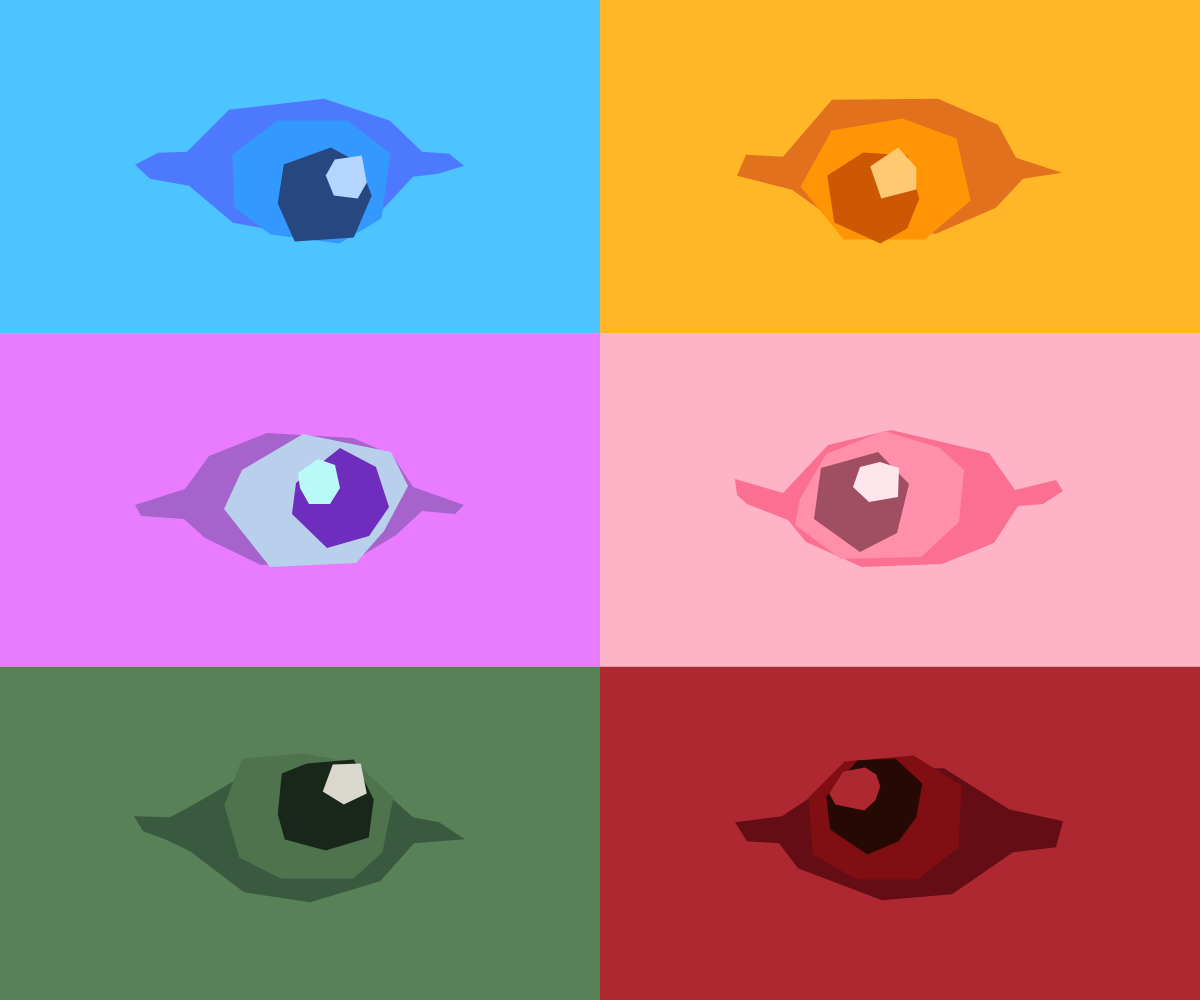
Frame 1 (no input)
Frame 60 (no input): identical to frame 1, image omitted
Frame 120 (the mouse pressed at the canvas centre since frame 60): identical to frame 1, image omitted

The p5.js sketch that drew this single still picture (run headless with seeded random() and noise() and a simulated clock; from frame 60 on, the mouse is pressed at the canvas centre):

// p5.js sketch
// ── sketch.js
let layer1 = [
	[-165, -2, -142, -14, -113, -15, -71, -57, 24, -68, 90, -46, 122, -15, 
  149, -13, 164, -1, 138, 7, 113, 10, 73, 53, 4, 69, -67, 56, -111, 19, -150, 12],
  [-163, 9, -154, -12, -117, -10, -68, -67, 38, -68, 98, -42, 116, -9, 
  162, 6, 123, 12, 96, 41, 36, 67, -52, 63, -108, 23],
  [-165, 5, -115, -11, -91, -44, -33, -67, 53, -62, 92, -45, 113, -13, 
  164, 5, 155, 14, 122, 11, 96, 35, 53, 61, -39, 65, -95, 38, -116, 19, -159, 16],
  [-165, -21, -117, -7, -72, -55, -9, -70, 89, -47, 115, -10, 156, -20, 
  163, -9, 143, 4, 118, 6, 94, 43, 42, 64, -38, 67, -94, 42, -112, 20, -153, 4, 
  -163, -5],
	
	[-166, -17, -130, -16, -104, -30, -44, -65, 64, -60, 113, -16, 139, -11, 
	165, 6, 114, 10, 80, 48, 10, 69, -56, 59, -110, 18, -135, 6, -157, -2],
	[-165, -11, -118, -17, -49, -63, 44, -65, 109, -24, 163, -12, 156, 14, 
	113, 19, 52, 61, -18, 67, -102, 35, -121, 10, -153, 8]
  ]
  
  let layer2 = [
	[-79, 26, -81, -27, -36, -61, 34, -61, 77, -28, 68, 37, 26, 62, -43, 53],
	[-43, 58, -86, 5, -55, -51, 16, -63, 70, -43, 84, 19, 38, 58],
	[-78, -30, -17, -66, 71, -48, 88, -14, 64, 31, 36, 63, -50, 67, -96, 9],
	[-80, -1, -54, -46, 4, -69, 60, -52, 84, -30, 79, 22, 41, 57, -39, 59, 
	-85, 25],
	[69, 34, 80, -21, 42, -56, -11, -65, -71, -60, -89, -13, -74, 39, -33, 60, 
	40,  60],
	[31, 61, 72, 29, 75, -33, 27, -63, -42, -57, -78, -21, -74, 36, -30, 61]
  ]
  
  let layer3 = [
	[27, 41, -32, 45, -49, 7, -43, -32, 4, -49, 32, -34, 45, -1],
	[34, 32, 7, 47, -39, 26, -46, -21, -10, -44, 34, -41, 46, 2],
	[-48, 14, -44, -17, 0, -52, 36, -33, 49, 7, 29, 36, -13, 48],
	[18, -48, 49, -16, 37, 33, 0, 52, -46, 19, -39, -32],
	[-20, -40, 27, -44, 47, -4, 42, 34, -1, 47, -42, 36, -49, 11, -45, -30],
	[-6, 51, -43, 26, -47, -7, -16, -43, 22, -45, 49, -20, 43, 14, 25, 38]
  ]
  
  let redundant = [
	[-21, -5, -2, -25, 16, -17, 23, 7, 15, 21, -17, 25, -23, 15],
	[-23, -2, 0, -20, 13, -19, 22, 1, 15, 18, -15, 17],
	[-26, 4, -18, -16, 1, -23, 21, -9, 19, 9, 11, 20, -15, 19],
	[-23, 0, -11, -22, 15, -14, 20, 2, 13, 17, -12, 20]
  ]
  
  let layer4 = [
	[31, 2, 7, -1, -1, -21, 8, -37, 35, -41, 40, -14],
	[43, -7, 8, 2, -3, -30, 25, -49, 43, -29],
	[-42, -27, -22, -41, -5, -35, 0, -12, -10, 4, -31, 4, -40, -12],
	[0, -33, -7, -13, 9, 2, 38, -3, 39, -32, 20, -38],
	[40, -10, 17, 1, -4, -12, 6, -39, 34, -40],
	[-9, 7, -38, 1, -44, -10, -30, -32, -8, -36, 3, -29, 7, -17, 2, -3]
  ]
  
  let colourPallete = [
	['#4dc3ff', '#4d79ff', '#3399ff', '#264780', '#b3d5ff'],
	["#ffb627","#e2711d","#ff9505","#cc5803","#ffc971"],
	["#e87bff","#a663cc","#b8d0eb","#6f2dbd","#b9faf8"],
	['#ffb3c6', '#fb6f92', '#ff8fab', '#a04e62', '#ffe5ec'],
	["#588157", "#3a5a40", "#4f744d", "#19271b", "#dad7cd"],
	["#ad2831","#640d14","#800e13","#250902","#ad2831"]
  ] 
  
  //["#6f2dbd","#a663cc","#b298dc","#b8d0eb","#b9faf8"] purples
  //["#250902","#38040e","#640d14","#800e13","#ad2831"] red
  //["#496d5b", "#3a5a40", "#588157", "#a3b18a", "#dad7cd"] green
  // ['#fb6f92', '#ff8fab', '#ffb3c6', '#a04e62', '#ffe5ec'] pink
  
  let cIdx = 0;
  let colour = []
  let followPoint = 0;
  let t = 0;
  
  let start = true;
  
  function setup() {
	createCanvas(windowWidth, windowHeight);
	colorMode(HSB)
	rectMode(CENTER)
	
	cIdx = 3
	colour = colourPallete[cIdx]
	
	followPoint = createVector(width/2, height/2)
  }
  
  function draw() {
	if (start) {
	background(90);
	
	for (let i = 0; i < 6; i++){
	  
	  colour = colourPallete[i % colourPallete.length]
	  
	  let x = (i % 2) * width/2 + width/4
	  let y = floor(i / 2) * height/3 + height/6
	  
	  
	  let vBet = p5.Vector.sub(followPoint, createVector(x,y))
	  let vDist = p5.Vector.mag(vBet)
	  let short = constrain(vDist, 0, 150)
	  let lookVec = p5.Vector.setMag(vBet, (short <= 0) ? 0 : short)
	  
	  let mappedDist = map(p5.Vector.mag(lookVec), 0, 150, 0, 20)
	  let mappedVec = p5.Vector.setMag(vBet, mappedDist)
	  
	  noStroke()
	  
	  fill(colour[0])
	  rect(x, y, width/2, height/3)
	  
	  // stroke(0)
	  // strokeWeight(5)
	  fill(colour[1])
	  drawShape(x, y, layer1[i % layer1.length])
  
	  fill(colour[2])
	  drawShape(x + mappedVec.x, y + mappedVec.y, layer2[i % layer2.length])
  
	  fill(colour[3])
	  let l3V = mappedVec.mult(2)
	  drawShape(x + l3V.x, y + l3V.y, layer3[i % layer3.length])
  
	  fill(colour[4])
	  drawShape(x + l3V.x, y + l3V.y, layer4[i % layer4.length])
	  
	  // stroke(0)
	  // strokeWeight(2)
	  // line(x, y, lookVec.x + x, lookVec.y + y)
	}
	
	// Figure triple 8
	// followPoint = createVector(
	//   200 * sin(t*3) + height/2,
	//   200 * cos(t) + width/2,
	// )
	
	// ellipse
	// followPoint = createVector(
	//   200 * cos(t) + width/2,
	//   350 * sin(t) + height/2,
	// )
	 
	// mouse position
	if (mouseIsPressed){
	  let mVec = createVector(mouseX, mouseY)
	  let d = p5.Vector.sub(mVec, followPoint)
	  if (d.mag() > 20){
		followPoint.add(p5.Vector.limit(d, 40))
	  }else{
		followPoint = createVector(mouseX, mouseY)
	  }
	}
	
	// stroke(100)
	// strokeWeight(10)
	// point(followPoint.x, followPoint.y)
	// followPoint = createVector(mouseX, mouseY)
	
	t += 0.02
	  
	}else{
	  background(90)
	  text("CLICK THE SCREEN", 300, 300)
	}
  }
  
  function touchStarted(){
	return false;
  }
  
  function touchMoved(){
	return false;
  }
  
  function touchEnded(){
	return false;
  }
  
  function drawShape(x, y, ps){
	push()
	translate(x, y)
	beginShape()
	for (let i = 0; i < ps.length; i+=2){
	  vertex(ps[i], ps[i+1])
	}
	endShape(CLOSE)
	pop()
  }
  
  function mouseClicked(){
	start = true;
  }
